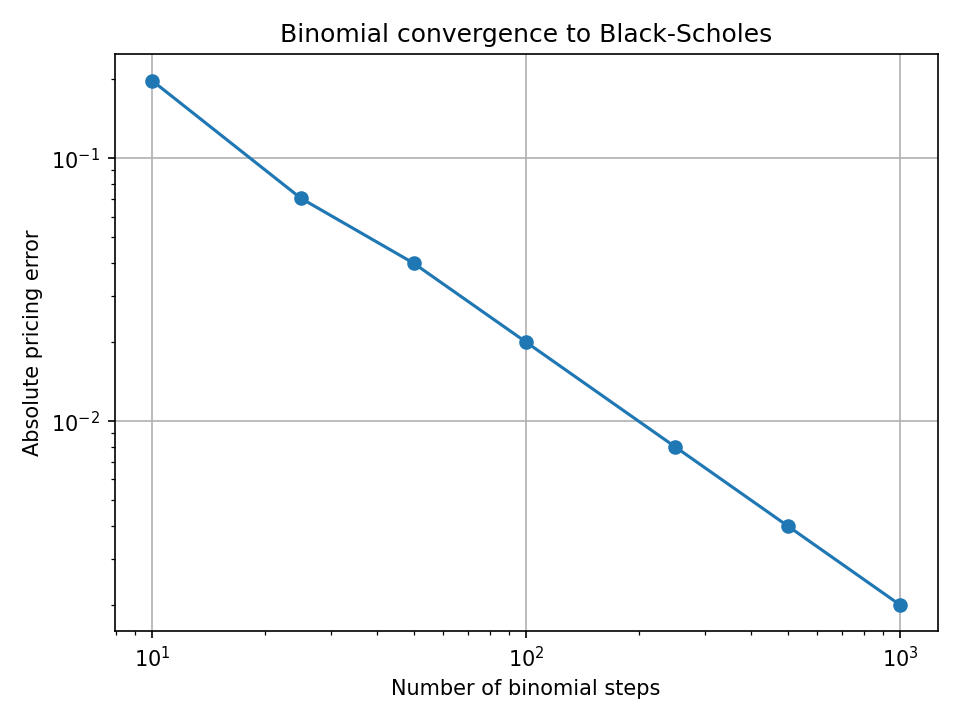

Generate this figure with Python:
import matplotlib.pyplot as plt

steps = [10, 25, 50, 100, 250, 500, 1000]

absolute_errors = [
    0.197175,
    0.0703821,
    0.039892,
    0.0199719,
    0.00799486,
    0.00399844,
    0.00199947,
]

import numpy as np

log_steps = np.log(steps)
log_errors = np.log(absolute_errors)

slope, intercept = np.polyfit(log_steps, log_errors, 1)

print(f"Estimated convergence slope: {slope:.4f}")
print(f"Estimated convergence order: {-slope:.4f}")

even_steps = [10, 50, 100, 250, 500, 1000]

even_errors = [
    0.197175,
    0.039892,
    0.0199719,
    0.00799486,
    0.00399844,
    0.00199947,
]

even_slope, _ = np.polyfit(
    np.log(even_steps),
    np.log(even_errors),
    1,
)

print(
    f"selected-step convergence order: {-even_slope:.4f}"
)

plt.plot(steps, absolute_errors, marker="o")

plt.xlabel("Number of binomial steps")
plt.ylabel("Absolute pricing error")
plt.title("Binomial convergence to Black-Scholes")

plt.xscale("log")
plt.yscale("log")

plt.grid(True)
plt.tight_layout()
plt.savefig("analysis/binomial_convergence.png", dpi=150)
plt.show()
